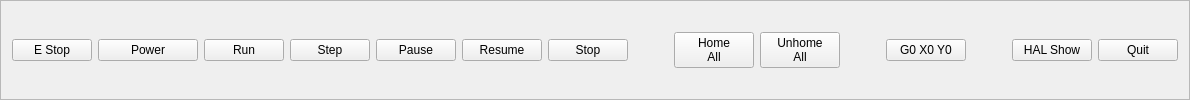
     <widget class="QFrame" name="frame">
      <property name="sizePolicy">
       <sizepolicy hsizetype="Preferred" vsizetype="Minimum">
        <horstretch>0</horstretch>
        <verstretch>0</verstretch>
       </sizepolicy>
      </property>
      <property name="maximumSize">
       <size>
        <width>16777215</width>
        <height>16777215</height>
       </size>
      </property>
      <property name="frameShape">
       <enum>QFrame::StyledPanel</enum>
      </property>
      <property name="frameShadow">
       <enum>QFrame::Raised</enum>
      </property>
      <layout class="QGridLayout" name="gridLayout_2">
       <item row="0" column="14">
        <widget class="QPushButton" name="quit_pb">
         <property name="text">
          <string>Quit</string>
         </property>
        </widget>
       </item>
       <item row="0" column="1">
        <widget class="QPushButton" name="power_pb">
         <property name="minimumSize">
          <size>
           <width>100</width>
           <height>0</height>
          </size>
         </property>
         <property name="text">
          <string>Power</string>
         </property>
         <property name="led_indicator" stdset="0">
          <bool>true</bool>
         </property>
        </widget>
       </item>
       <item row="0" column="12">
        <spacer name="horizontalSpacer">
         <property name="orientation">
          <enum>Qt::Horizontal</enum>
         </property>
         <property name="sizeHint" stdset="0">
          <size>
           <width>40</width>
           <height>20</height>
          </size>
         </property>
        </spacer>
       </item>
       <item row="0" column="0">
        <widget class="QPushButton" name="estop_pb">
         <property name="minimumSize">
          <size>
           <width>0</width>
           <height>0</height>
          </size>
         </property>
         <property name="text">
          <string>E Stop</string>
         </property>
         <property name="led_indicator" stdset="0">
          <bool>true</bool>
         </property>
        </widget>
       </item>
       <item row="0" column="13">
        <widget class="QPushButton" name="show_hal_pb">
         <property name="text">
          <string>HAL Show</string>
         </property>
        </widget>
       </item>
       <item row="0" column="5">
        <widget class="QPushButton" name="resume_pb">
         <property name="text">
          <string>Resume</string>
         </property>
        </widget>
       </item>
       <item row="0" column="11">
        <widget class="QPushButton" name="pushButton">
         <property name="text">
          <string>G0 X0 Y0</string>
         </property>
         <property name="function" stdset="0">
          <string>mdi</string>
         </property>
         <property name="command" stdset="0">
          <string>G0 X0 Y0</string>
         </property>
        </widget>
       </item>
       <item row="0" column="2">
        <widget class="QPushButton" name="run_pb">
         <property name="text">
          <string>Run</string>
         </property>
        </widget>
       </item>
       <item row="0" column="6">
        <widget class="QPushButton" name="stop_pb">
         <property name="text">
          <string>Stop</string>
         </property>
        </widget>
       </item>
       <item row="0" column="8">
        <widget class="QPushButton" name="home_all_pb">
         <property name="text">
          <string>Home
All</string>
         </property>
        </widget>
       </item>
       <item row="0" column="4">
        <widget class="QPushButton" name="pause_pb">
         <property name="text">
          <string>Pause</string>
         </property>
        </widget>
       </item>
       <item row="0" column="3">
        <widget class="QPushButton" name="step_pb">
         <property name="text">
          <string>Step</string>
         </property>
        </widget>
       </item>
       <item row="0" column="10">
        <spacer name="horizontalSpacer_2">
         <property name="orientation">
          <enum>Qt::Horizontal</enum>
         </property>
         <property name="sizeHint" stdset="0">
          <size>
           <width>40</width>
           <height>20</height>
          </size>
         </property>
        </spacer>
       </item>
       <item row="0" column="9">
        <widget class="QPushButton" name="unhome_all_pb">
         <property name="text">
          <string>Unhome
All</string>
         </property>
        </widget>
       </item>
       <item row="0" column="7">
        <spacer name="horizontalSpacer_5">
         <property name="orientation">
          <enum>Qt::Horizontal</enum>
         </property>
         <property name="sizeHint" stdset="0">
          <size>
           <width>40</width>
           <height>20</height>
          </size>
         </property>
        </spacer>
       </item>
      </layout>
     </widget>
